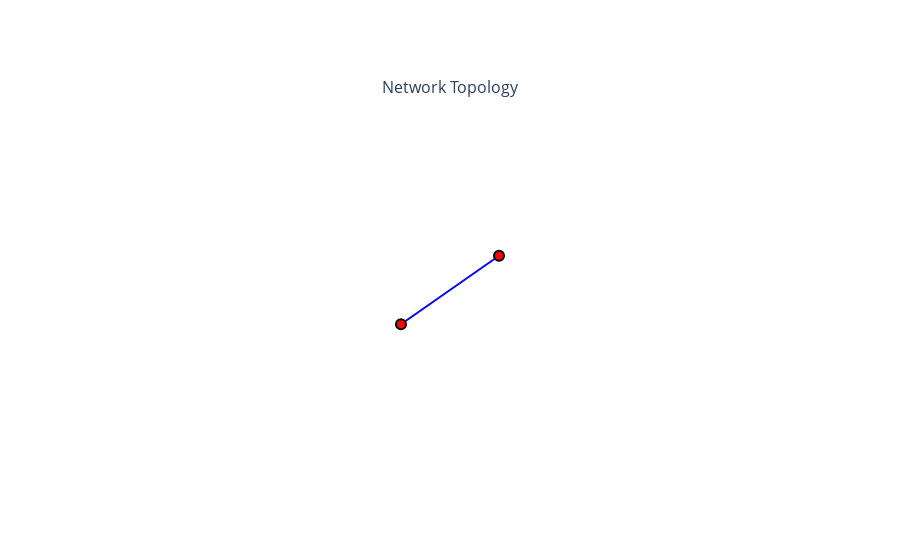

The notebook cell this image was saved under:
### Code cell
import plotly.graph_objects as go
from plotly.subplots import make_subplots

def plotly_network(network):
    fig = make_subplots(rows=1, cols=1, subplot_titles=["Network Topology"])

    # Plot Buses
    bus_trace = go.Scattergeo(
        lat=network.buses["y"],
        lon=network.buses["x"],
        mode="markers",
        marker=dict(
            size=10,
            color="red",
            line=dict(width=2, color="black")
        ),
        text=network.buses.index
    )

    # Plot Lines
    for _, line in network.lines.iterrows():
        bus0 = network.buses.loc[line["bus0"], ["x", "y"]]
        bus1 = network.buses.loc[line["bus1"], ["x", "y"]]
        line_trace = go.Scattergeo(
            lat=[bus0["y"], bus1["y"]],
            lon=[bus0["x"], bus1["x"]],
            mode="lines",
            line=dict(width=2, color="blue"),
            hoverinfo="none"
        )
        fig.add_trace(line_trace)

    fig.add_trace(bus_trace)

    fig.update_layout(
        geo=dict(
            projection_scale=300,
            center=dict(lat=network.buses["y"].mean(), lon=network.buses["x"].mean()),
            visible=False
        ),
        showlegend=False
    )

    fig.show()

# Assuming you have a network object
plotly_network(network)

### Figure 1 — Plotly figure (JSON) as saved in the notebook; plotly's stock layout.template omitted (floating-point values rounded to 4 significant figures)
{"data": [{"hoverinfo": "none", "lat": [-3.591, -3.702], "line": {"color": "blue", "width": 2}, "lon": [128.3, 128.2], "mode": "lines", "type": "scattergeo"}, {"lat": [-3.591, -3.702], "lon": [128.3, 128.2], "marker": {"color": "red", "line": {"color": "black", "width": 2}, "size": 10}, "mode": "markers", "text": ["Ambon_1", "Ambon_2"], "type": "scattergeo"}], "layout": {"annotations": [{"font": {"size": 16}, "showarrow": false, "text": "Network Topology", "x": 0.5, "xanchor": "center", "xref": "paper", "y": 1, "yanchor": "bottom", "yref": "paper"}], "geo": {"center": {"lat": -3.647, "lon": 128.3}, "projection": {"scale": 300}, "visible": false}, "showlegend": false, "xaxis": {"anchor": "y", "domain": [0, 1]}, "yaxis": {"anchor": "x", "domain": [0, 1]}}}
